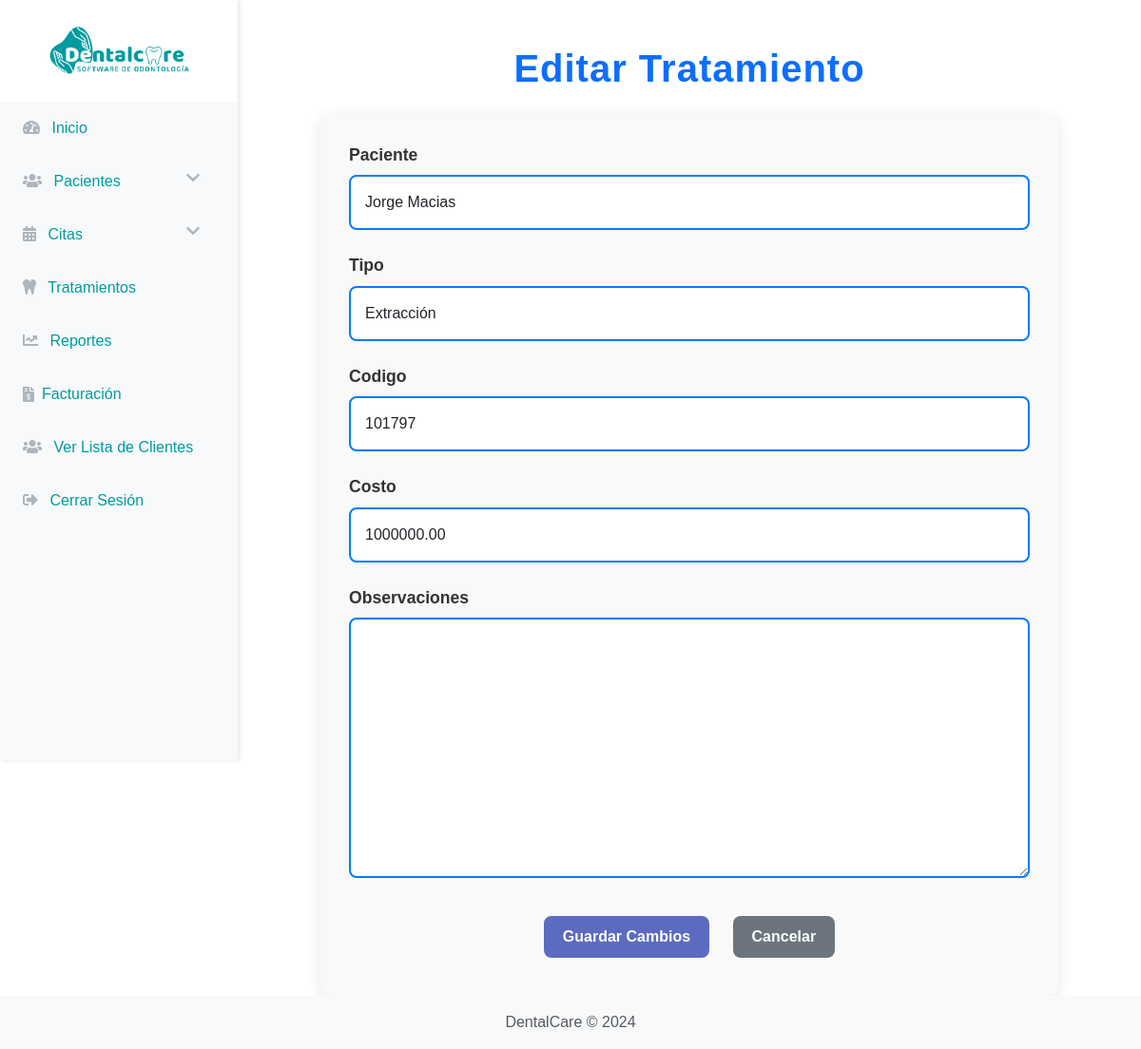
Screenshot of /tratamientos/editar/1/ with the database file from the repository.
### gestion/models.py (models this page shows, shortened)
class Tratamiento(models.Model):
    TIPO_TRATAMIENTO_CHOICES = [
        ('limpieza', 'Limpieza'),
        ('extraccion', 'Extracción'),
        ('ortodoncia', 'Ortodoncia'),
        ('endodoncia', 'Endodoncia'),
        ('implante', 'Implante'),
    ]
    paciente = models.ForeignKey('Paciente', on_delete=models.CASCADE, null=True, blank=True)
    tipo = models.CharField(max_length=100, choices=TIPO_TRATAMIENTO_CHOICES)
    codigo = models.CharField(max_length=20, unique=True)
    fecha = models.DateTimeField(auto_now_add=True)
    costo = models.DecimalField(max_digits=10, decimal_places=2, null=True, blank=True)
    observaciones = models.TextField(blank=True, null=True)

### gestion/views.py (the view)
# urls.py: path('tratamientos/editar/<int:id>/', editar_tratamiento, name='editar_tratamiento'),
def editar_tratamiento(request, id):
    tratamiento = get_object_or_404(Tratamiento, id=id)
    if request.method == 'POST':
        form = TratamientoForm(request.POST, instance=tratamiento)
        if form.is_valid():
            form.save()
            return redirect('lista_tratamientos')  # Ajusta esta redirección según tus URLs
    else:
        form = TratamientoForm(instance=tratamiento)
    return render(request, 'gestion/editar_tratamiento.html', {'form': form, 'tratamiento': tratamiento})

### gestion/forms.py (shortened to what this page needs)
class TratamientoForm(forms.ModelForm):
    class Meta:
        model = Tratamiento
        fields = ['paciente', 'tipo', 'codigo', 'costo', 'observaciones']
        widgets = {
            'paciente': forms.Select(attrs={'class': 'form-control'}),
            'tipo': forms.Select(attrs={'class': 'form-control'}),  # Cambiar a Select para el menú desplegable
            'codigo': forms.TextInput(attrs={'class': 'form-control', 'placeholder': 'Código del tratamiento'}),
            'costo': forms.NumberInput(attrs={'class': 'form-control'}),
            'observaciones': forms.Textarea(attrs={'class': 'form-control'}),
        }

### gestion/models.py (called while the page is built)
    def __str__(self):
        return f"{self.nombre} {self.apellido}"

### gestion/templates/gestion/editar_tratamiento.html (shortened to what this page needs)
{% extends 'gestion/base.html' %}
{% block content %}
<div class="container mt-5">
    <h2 class="text-center text-primary mb-4">Editar Tratamiento</h2>
    <form method="post" class="form-custom">
        <div class="form-group mb-4">
            <label for="{{ form.paciente.id_for_label }}" class="form-label">{{ form.paciente.label }}</label>
            {{ form.paciente }}
        </div>
        <div class="form-group mb-4">
            <label for="{{ form.tipo.id_for_label }}" class="form-label">{{ form.tipo.label }}</label>
            {{ form.tipo }}
        </div>
        <div class="form-group mb-4">
            <label for="{{ form.codigo.id_for_label }}" class="form-label">{{ form.codigo.label }}</label>
            {{ form.codigo }}
        </div>
        <div class="form-group mb-4">
            <label for="{{ form.costo.id_for_label }}" class="form-label">{{ form.costo.label }}</label>
            {{ form.costo }}
        </div>
        <div class="form-group mb-4">
            <label for="{{ form.observaciones.id_for_label }}" class="form-label">{{ form.observaciones.label }}</label>
            {{ form.observaciones }}
        </div>
        <div class="form-actions text-center">
            <button type="submit" class="btn btn-primary btn-lg">Guardar Cambios</button>
            <a href="{% url 'lista_tratamientos' %}" class="btn btn-secondary btn-lg">Cancelar</a>
        </div>
    </form>
</div>
{% endblock %}

### static/css/style.css (style rules this page uses)
.btn { border-radius: 5px; }
body { background-color: #ffffff; }

### gestion/templates/gestion/editar_tratamiento.html (style rules this page uses)
.container { max-width: 800px; margin: 0 auto; }
h2.text-center { font-size: 2.5rem; font-weight: bold; color: #007BFF; letter-spacing: 1px; margin-bottom: 40px; }
.form-custom { background-color: #f9f9f9; padding: 30px; border-radius: 10px; box-shadow: 0px 4px 15px rgba(0, 0, 0, 0.1); }
.form-label { font-size: 1.1rem; color: #333; font-weight: bold; }
.form-control { font-size: 1rem; padding: 15px; border: 2px solid #007BFF; border-radius: 8px; width: 100%; transition: all 0.3s ease; }
.form-group { margin-bottom: 30px; }
.btn-primary { background-color: #007BFF; border: none; font-weight: bold; font-size: 1rem; padding: 12px 25px; border-radius: 8px; transition: background-color 0.3s ease, transform 0.3s ease; margin-top: 20px; }
.btn-secondary { background-color: #6c757d; border: none; font-weight: bold; font-size: 1rem; padding: 12px 25px; border-radius: 8px; transition: background-color 0.3s ease, transform 0.3s ease; margin-top: 20px; color: #fff; }
.form-actions { text-align: center; margin-top: 30px; }
.btn { font-size: 1rem; font-weight: bold; padding: 10px 20px; border-radius: 8px; margin: 10px; }

### gestion/templates/gestion/base.html (style rules this page uses)
.btn-primary { background-color: #5C6BC0; border: none; }
body { font-family: 'Helvetica', sans-serif; }
body { display: flex; flex-direction: column; min-height: 100vh; }

### rows the page displays
Tratamiento: paciente "Jorge Macias", tipo "Extracción", codigo "101797", costo "1000000.00"
